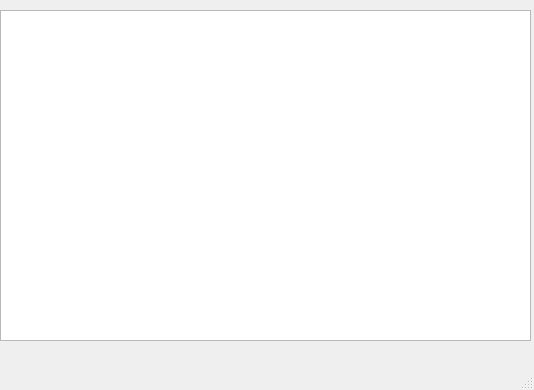
<?xml version="1.0" encoding="UTF-8"?>
<ui version="4.0">
 <class>RelationalTableModel</class>
 <widget class="QMainWindow" name="RelationalTableModel">
  <property name="geometry">
   <rect>
    <x>0</x>
    <y>0</y>
    <width>534</width>
    <height>390</height>
   </rect>
  </property>
  <property name="windowTitle">
   <string>MainWindow</string>
  </property>
  <widget class="QWidget" name="centralwidget">
   <widget class="QTableView" name="tableView">
    <property name="geometry">
     <rect>
      <x>0</x>
      <y>10</y>
      <width>531</width>
      <height>331</height>
     </rect>
    </property>
   </widget>
  </widget>
  <widget class="QMenuBar" name="menubar">
   <property name="geometry">
    <rect>
     <x>0</x>
     <y>0</y>
     <width>534</width>
     <height>26</height>
    </rect>
   </property>
  </widget>
  <widget class="QStatusBar" name="statusbar"/>
 </widget>
 <resources/>
 <connections/>
</ui>
